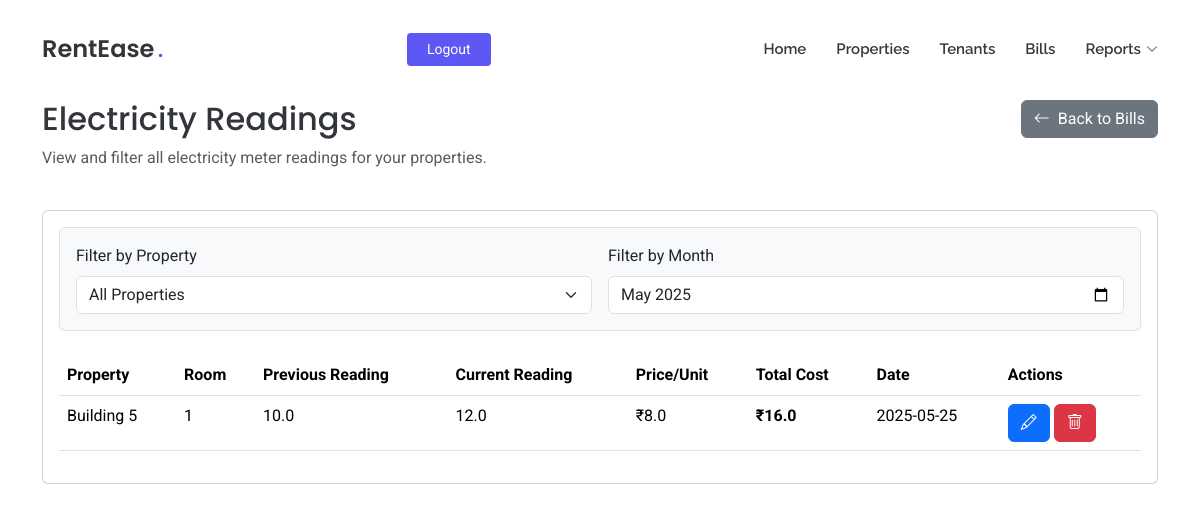
/electricity-readings (signed in), run on an earlier commit of the app's database.
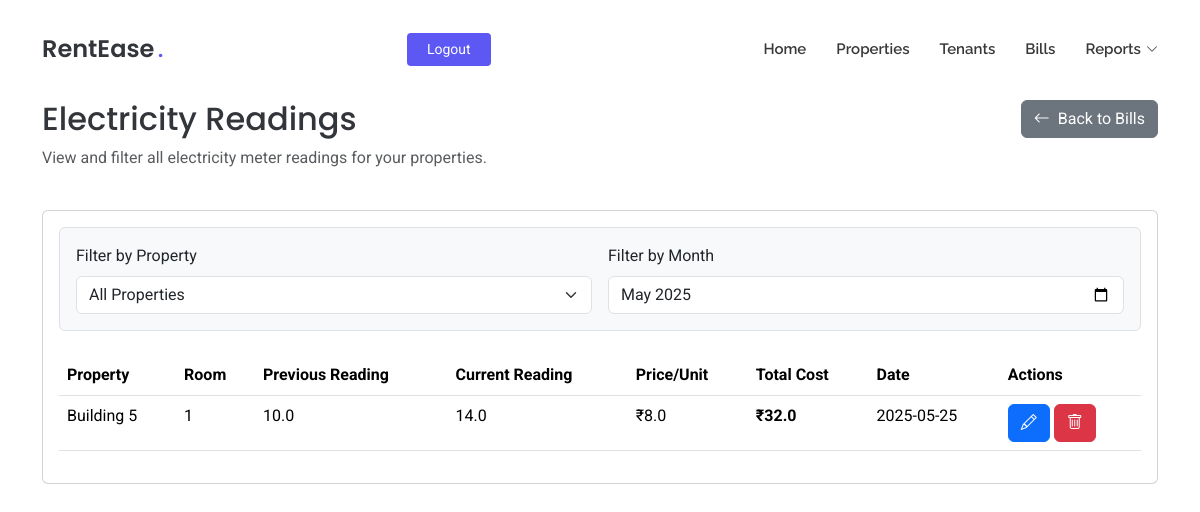
And on a later commit of the database.
### tables this page shows
CREATE TABLE electricity_readings (
        id INTEGER PRIMARY KEY AUTOINCREMENT,
        property_id INTEGER NOT NULL,
        room_id INTEGER NOT NULL,
        previous_reading REAL NOT NULL,
        current_reading REAL NOT NULL,
        price_per_unit REAL NOT NULL,
        total_cost REAL NOT NULL,
        reading_date DATE DEFAULT (DATE('now')),
        FOREIGN KEY (property_id) REFERENCES properties(id),
        FOREIGN KEY (room_id) REFERENCES rooms(id)
    );

CREATE TABLE properties
                 (id INTEGER PRIMARY KEY AUTOINCREMENT,
                  name TEXT NOT NULL,
                  address TEXT NOT NULL,
                  user_id INTEGER NOT NULL,
                  FOREIGN KEY (user_id) REFERENCES users (id));

CREATE TABLE rooms
                 (id INTEGER PRIMARY KEY AUTOINCREMENT,
                  property_id INTEGER NOT NULL,
                  room_config_id INTEGER NOT NULL,
                  room_number INTEGER NOT NULL, media_url TEXT, is_available BOOLEAN DEFAULT TRUE,
                  FOREIGN KEY (property_id) REFERENCES properties (id),
                  FOREIGN KEY (room_config_id) REFERENCES room_configurations (id));

### app/routes.py (the view)
@app.route('/electricity-readings')
def electricity_readings():
    if 'user_id' not in session:
        flash('Please login to access this page', 'warning')
        return redirect(url_for('login'))
    conn = get_db()
    c = conn.cursor()
    readings = c.execute('''
        SELECT er.id, p.name as property_name, r.room_number, er.previous_reading, er.current_reading, er.price_per_unit, er.total_cost, er.reading_date
        FROM electricity_readings er
        JOIN properties p ON er.property_id = p.id
        JOIN rooms r ON er.room_id = r.id
        WHERE p.user_id = ?
        ORDER BY er.reading_date DESC
    ''', (session['user_id'],)).fetchall()
    months = sorted(list(set([reading['reading_date'][:7] for reading in readings])), reverse=True)
    conn.close()
    return render_template('electricity_readings.html', readings=readings, months=months)

### app/routes.py (called while the page is built)
def get_db():
    conn = sqlite3.connect('rentease.db')
    conn.row_factory = sqlite3.Row
    return conn

### app/templates/electricity_readings.html (shortened to what this page needs)
<!DOCTYPE html>
<html lang="en">
<head>
  <link href="{{ url_for('static', filename='assets/vendor/bootstrap/css/bootstrap.min.css') }}" rel="stylesheet">
  <link href="{{ url_for('static', filename='assets/vendor/bootstrap-icons/bootstrap-icons.css') }}" rel="stylesheet">
  <link href="{{ url_for('static', filename='assets/vendor/aos/aos.css') }}" rel="stylesheet">
  <link href="{{ url_for('static', filename='assets/css/main.css') }}" rel="stylesheet">
</head>
<body class="index-page">
  <header id="header" class="header d-flex align-items-center fixed-top">
    <div class="container position-relative d-flex align-items-center justify-content-between">
      <a href="{{ url_for('index') }}" class="logo d-flex align-items-center me-auto me-xl-0">
        <h1 class="sitename">RentEase</h1><span>.</span>
      </a>
      <nav id="navmenu" class="navmenu">
        <ul>
          <li><a href="{{ url_for('index') }}#hero">Home</a></li>
          <li><a href="{{ url_for('index') }}#properties">Properties</a></li>
          <li><a href="{{ url_for('list_tenants') }}">Tenants</a></li>
          <li><a href="{{ url_for('index') }}#bills">Bills</a></li>
          <li class="dropdown">
            <a href="#"><span>Reports</span> <i class="bi bi-chevron-down toggle-dropdown"></i></a>
          </li>
        </ul>
      </nav>
      {% if session.get('user_id') %}
        <a class="btn-getstarted" href="{{ url_for('logout') }}">Logout</a>
      {% else %}
        <a class="btn-getstarted me-1" href="{{ url_for('login') }}">Login</a>
        <a class="btn-getstarted" href="{{ url_for('register') }}">Register</a>
      {% endif %}
    </div>
  </header>
  <main class="main" style="margin-top: 100px;">
    <div class="container mt-5">
      <div class="row mb-4">
        <div class="col-md-8">
          <h2>Electricity Readings</h2>
          <p class="text-muted">View and filter all electricity meter readings for your properties.</p>
        </div>
        <div class="col-md-4 text-md-end">
          <a href="{{ url_for('index') }}#bills" class="btn btn-secondary"><i class="bi bi-arrow-left me-2"></i>Back to Bills</a>
        </div>
      </div>
      <div class="card">
        <div class="card-body">
          <div class="mb-4 p-3 bg-light rounded border">
            <div class="row g-3">
              <div class="col-md-6">
                <label for="propertyFilter" class="form-label">Filter by Property</label>
                <select id="propertyFilter" class="form-select">
                  <option value="">All Properties</option>
                </select>
              </div>
              <div class="col-md-6">
                <label for="monthFilter" class="form-label">Filter by Month</label>
                <input type="month" id="monthFilter" class="form-control">
              </div>
            </div>
          </div>
          <div class="table-responsive">
            <table class="table table-hover" id="readingsTable">
              <thead>
                <tr>
                  <th>Property</th>
                  <th>Room</th>
                  <th>Previous Reading</th>
                  <th>Current Reading</th>
                  <th>Price/Unit</th>
                  <th>Total Cost</th>
                  <th>Date</th>
                  <th>Actions</th>
                </tr>
              </thead>
              <tbody>
                {% for reading in readings %}
                <tr data-property="{{ reading['property_name'] }}">
                  <td>{{ reading['property_name'] }}</td>
                  <td>{{ reading['room_number'] }}</td>
                  <td>{{ reading['previous_reading'] }}</td>
                  <td>{{ reading['current_reading'] }}</td>
                  <td>₹{{ reading['price_per_unit'] }}</td>
                  <td class="fw-bold">₹{{ reading['total_cost'] }}</td>
                  <td>{{ reading['reading_date'] }}</td>
                  <td>
                    <button type="button" class="btn btn-primary" data-bs-toggle="modal" data-bs-target="#editReadingModal{{ reading['id'] }}">
                      <i class="bi bi-pencil"></i>
                    </button>
                    <button type="button" class="btn btn-danger" data-bs-toggle="modal" data-bs-target="#deleteReadingModal{{ reading['id'] }}">
                      <i class="bi bi-trash"></i>
                    </button>
                  </td>
                </tr>
                {% else %}
                <tr><td colspan="8" class="text-center text-muted">No readings found.</td></tr>
                {% endfor %}
              </tbody>
            </table>
          </div>
        </div>
      </div>
    </div>
  </main>
</body>
</html>

### app/static/assets/css/main.css (style rules this page uses)
:root { --default-font: "Roboto", system-ui, -apple-system, "Segoe UI", Roboto, "Helvetica Neue", Arial, "Noto Sans", "Liberation Sans", sans-serif, "Apple Color Emoji", "Segoe UI Emoji", "Segoe UI Symbol", "Noto Color Emoji"; --heading-font: "Poppins", sans-serif; --nav-font: "Raleway", sans-serif; }
:root { --background-color: #ffffff; --default-color: #212529; --heading-color: #32353a; --accent-color: #5d57f4; --surface-color: #ffffff; --contrast-color: #ffffff; }
:root { --nav-color: #3a3939; --nav-hover-color: #5d57f4; --nav-mobile-background-color: #ffffff; --nav-dropdown-background-color: #ffffff; --nav-dropdown-color: #3a3939; --nav-dropdown-hover-color: #5d57f4; }
:root { scroll-behavior: smooth; }
body { color: var(--default-color); background-color: var(--background-color); font-family: var(--default-font); }
a { color: var(--accent-color); text-decoration: none; transition: 0.3s; }
h1, h2, h3, h4, h5, h6 { color: var(--heading-color); font-family: var(--heading-font); }
.header { --background-color: rgba(255, 255, 255, 0); color: var(--default-color); background-color: var(--background-color); padding: 20px 0; transition: all 0.5s; z-index: 997; }
.header .logo { line-height: 1; }
.header .logo h1 { font-size: 24px; margin: 0; font-weight: 600; color: var(--heading-color); }
.header .logo span { color: var(--accent-color); font-size: 24px; font-weight: 600; padding-left: 3px; }
.header .btn-getstarted, .header .btn-getstarted:focus { color: var(--contrast-color); background: var(--accent-color); font-size: 14px; padding: 8px 26px; margin: 0; border-radius: 4px; transition: 0.3s; }
@media (max-width: 1200px) { .header .logo { order: 1; } }
@media (max-width: 1200px) { .header .btn-getstarted { order: 2; margin: 0 15px 0 0; padding: 6px 20px; } }
@media (max-width: 1200px) { .header .navmenu { order: 3; } }
@media (min-width: 1200px) { .navmenu { padding: 0; } }
@media (min-width: 1200px) { .navmenu ul { margin: 0; padding: 0; display: flex; list-style: none; align-items: center; } }
@media (min-width: 1200px) { .navmenu li { position: relative; } }
@media (min-width: 1200px) { .navmenu a, .navmenu a:focus { color: var(--nav-color); padding: 18px 15px; font-size: 15px; font-family: var(--nav-font); font-weight: 600; display: flex; align-items: center; justify-content: space-between; white-space: nowrap; transition: 0.3s; } }
@media (min-width: 1200px) { .navmenu a i, .navmenu a:focus i { font-size: 12px; line-height: 0; margin-left: 5px; transition: 0.3s; } }
@media (min-width: 1200px) { .navmenu li:last-child a { padding-right: 0; } }

What changed in the data, as far as the page shows it:
changed electricity_readings "Building 5": current_reading "12.0" → "14.0"; total_cost "16.0" → "32.0"
